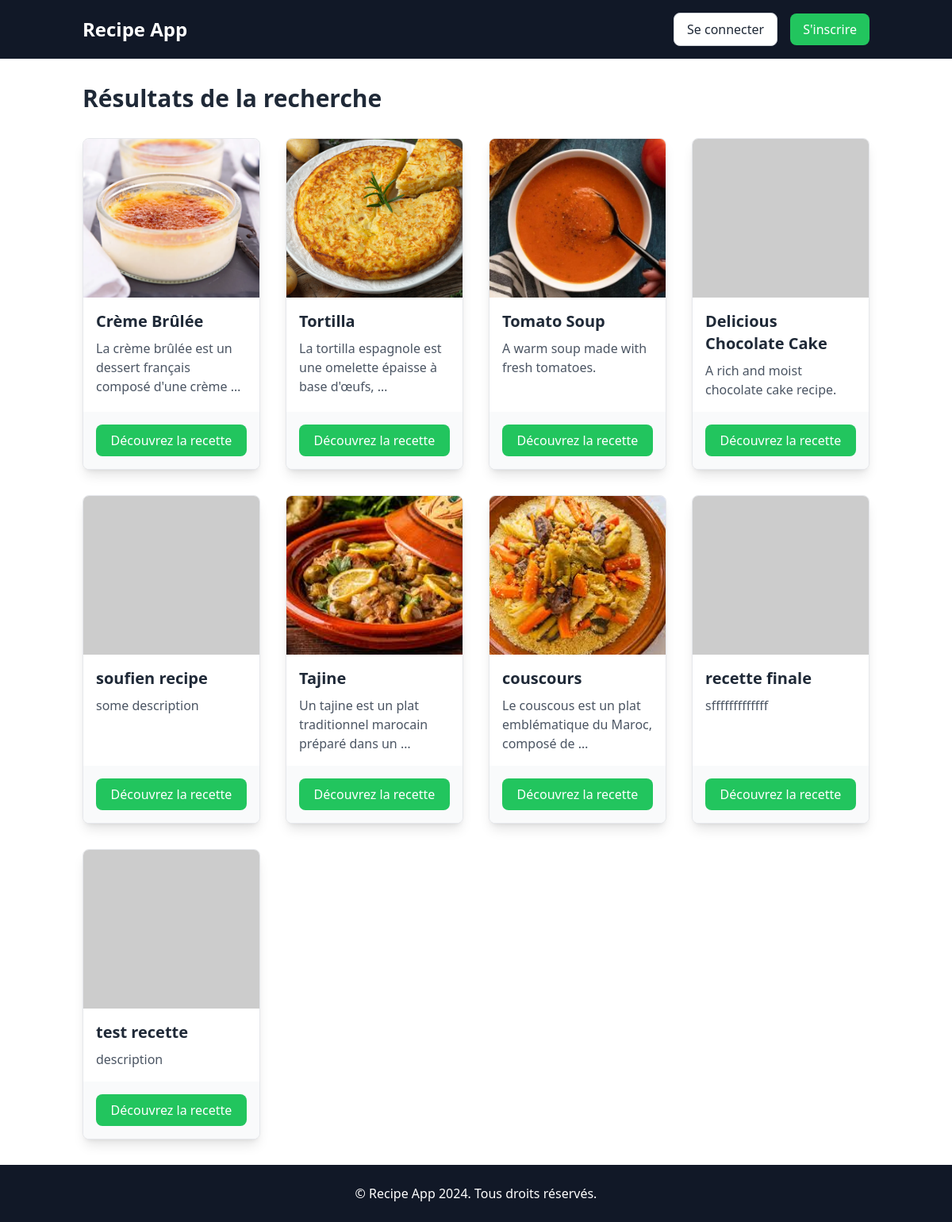
Page /recipes/chercher_recette/ on the committed database.
### recipes/models.py (models this page shows, shortened)
class Recipe(models.Model):
    title = models.CharField(max_length=200)  # Titre de la recette
    description = models.TextField()  # Description détaillée de la recette
    user = models.ForeignKey(User, on_delete=models.SET_NULL, null=True, blank=True)  # Utilisateur ayant créé la recette
    image = models.ImageField(upload_to='recipes_photos/', default="https://dummyimage.com/450x300/dee2e6/6c757d.jpg")  # Image de la recette

### recipes/views.py (the view)
# urls.py: path('chercher_recette/', recipes.views.chercher_recette, name='chercher_recette'),
def chercher_recette(request):
    q = request.GET.get('query', '')  # Obtenir le mot-clé de recherche depuis l'URL
    recherches = Recipe.objects.filter(title__icontains=q)  # Rechercher dans le champ "title"
    return render(request, "recipes/search_result.html", {'recherches': recherches})

### recipes/templates/recipes/search_result.html (shortened to what this page needs)
<!DOCTYPE html>
<html lang="fr">
<head>
    <script src="https://cdn.tailwindcss.com"></script>
</head>
<body class="min-h-screen flex flex-col">
    <nav class="bg-gray-900">
        <div class="container mx-auto px-4 py-4 flex justify-between items-center">
            <div class="flex items-center space-x-4">
                <a href="{% url 'recipes' %}" class="text-2xl font-bold text-white">Recipe App</a>
            </div>
            <div class="flex items-center space-x-4">
                {% if user.is_authenticated %}
                <p class="text-white">Bonjour, <span class="font-bold">{{ user.username }}</span></p>
                <a href="{% url 'profile' %}"
                    class="bg-green-500 text-white hover:bg-green-600 px-4 py-2 rounded-lg">Profile</a>
                {% else %}
                <a href="{% url 'login' %}"
                    class="bg-white text-gray-800 hover:bg-gray-100 px-4 py-2 rounded-lg border border-gray-300">Se
                    connecter</a>
                <a href="{% url 'signup' %}"
                    class="bg-green-500 text-white hover:bg-green-600 px-4 py-2 rounded-lg">S'inscrire</a>
                {% endif %}
            </div>
        </div>
    </nav>
    <section class="py-8 flex-grow">
        <div class="container mx-auto px-4">
            <h1 class="text-3xl font-semibold text-gray-800 mb-8">Résultats de la recherche</h1>
            {% if recherches %}
            <div class="grid grid-cols-1 md:grid-cols-2 lg:grid-cols-4 gap-8">
                {% for recette in recherches %}
                <div
                    class="bg-white border border-gray-200 rounded-lg shadow-lg overflow-hidden flex flex-col hover:scale-105 transform transition">
                    <div class="h-[200px] w-full">
                        <img src="../../../recipes_photos/{{ recette.image }}" class="h-full w-full object-cover"
                            onerror="this.onerror=null; this.src='https://dummyimage.com/450x300/dee2e6/6c757d.jpg';">
                    </div>
                    <div class="p-4 flex-grow">
                        <h2 class="text-xl font-semibold text-gray-800">{{ recette.title }}</h2>
                        <p class="text-gray-600 mt-2">{{ recette.description|truncatewords:10 }}</p>
                    </div>
                    <div class="p-4 bg-gray-50">
                        <a href="{% url 'recette_info' recette.id %}"
                            class="bg-green-500 text-white hover:bg-green-600 px-4 py-2 block text-center rounded-lg">
                            Découvrez la recette
                        </a>
                    </div>
                </div>
                {% endfor %}
            </div>
            {% else %}
            <p class="text-gray-600">Aucune recette trouvée pour votre recherche.</p>
            {% endif %}
        </div>
    </section>
    <footer class="bg-gray-900 py-6">
        <div class="container mx-auto text-center text-white">
            <p>&copy; Recipe App 2024. Tous droits réservés.</p>
        </div>
    </footer>
</body>
</html>

### rows in the picture
Recipe: image (picture), title "Crème Brûlée", description "La crème brûlée est un dessert français composé d'une crème …"
Recipe: image (picture), title "Tortilla", description "La tortilla espagnole est une omelette épaisse à base d'œufs, …"
Recipe: image (picture), title "Tomato Soup", description "A warm soup made with fresh tomatoes."
Recipe: title "Delicious Chocolate Cake", description "A rich and moist chocolate cake recipe."
Recipe: title "soufien recipe", description "some description"
Recipe: image (picture), title "Tajine", description "Un tajine est un plat traditionnel marocain préparé dans un …"
Recipe: image (picture), title "couscours", description "Le couscous est un plat emblématique du Maroc, composé de …"
Recipe: title "recette finale", description "sfffffffffffff"
Recipe: title "test recette", description "description"
